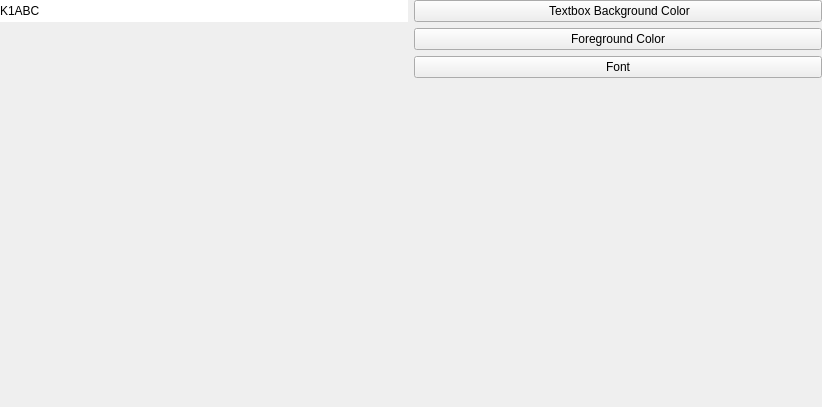
             <widget class="QWidget" name="scrollAreaWidgetContents_10">
              <property name="geometry">
               <rect>
                <x>0</x>
                <y>0</y>
                <width>822</width>
                <height>407</height>
               </rect>
              </property>
              <layout class="QGridLayout" name="gridLayout_8">
               <property name="leftMargin">
                <number>0</number>
               </property>
               <property name="topMargin">
                <number>0</number>
               </property>
               <property name="rightMargin">
                <number>0</number>
               </property>
               <property name="bottomMargin">
                <number>0</number>
               </property>
               <item row="3" column="1">
                <spacer name="verticalSpacer_12">
                 <property name="sizeHint" stdset="0">
                  <size>
                   <width>20</width>
                   <height>40</height>
                  </size>
                 </property>
                </spacer>
               </item>
               <item row="0" column="0">
                <widget class="QLabel" name="composeLabel">
                 <property name="enabled">
                  <bool>true</bool>
                 </property>
                 <property name="minimumSize">
                  <size>
                   <width>80</width>
                   <height>20</height>
                  </size>
                 </property>
                 <property name="styleSheet">
                  <string notr="true">QLabel{background-color: #FFF}</string>
                 </property>
                 <property name="text">
                  <string>K1ABC</string>
                 </property>
                </widget>
               </item>
               <item row="0" column="1">
                <widget class="QPushButton" name="composeBackgroundButton">
                 <property name="text">
                  <string> Textbox Background Color</string>
                 </property>
                </widget>
               </item>
               <item row="1" column="1">
                <widget class="QPushButton" name="composeForegroundButton">
                 <property name="text">
                  <string>Foreground Color</string>
                 </property>
                </widget>
               </item>
               <item row="2" column="1">
                <widget class="QPushButton" name="composeFontButton">
                 <property name="text">
                  <string>Font</string>
                 </property>
                </widget>
               </item>
              </layout>
             </widget>
